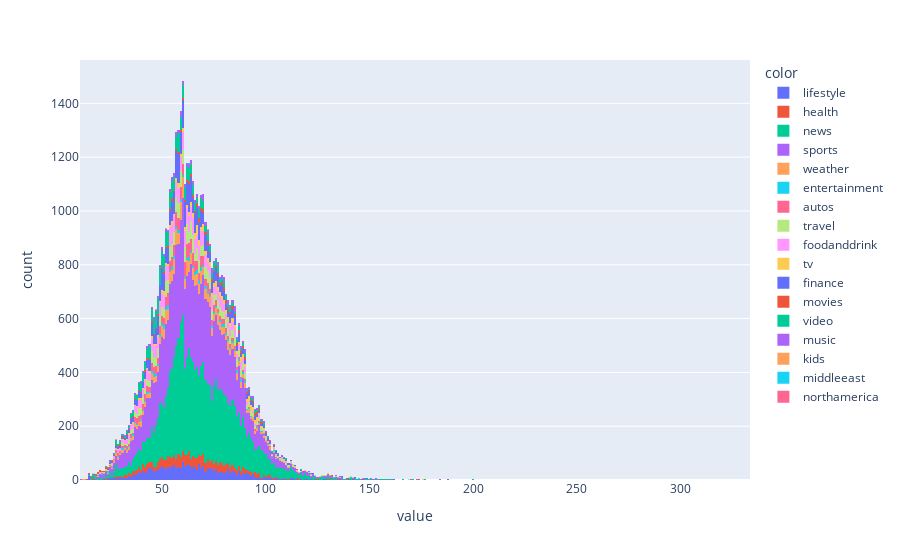

Here is the notebook cell this chart was saved with:
### Markdown cell above
### Title length distribution

### Code cell
title_length = list()
for i in news_data['Title']:
    title_length.append(len(i))
px.histogram(title_length, color=news_data['Category'])

### Figure 1 — Plotly figure (JSON) as saved in the notebook; plotly's stock layout.template omitted (floating-point values rounded to 4 significant figures; data arrays with more than 128 entries replaced by an {"elided": "..."} marker saying what was removed)
{"data": [{"alignmentgroup": "True", "bingroup": "x", "hovertemplate": "color=lifestyle<br>value=%{x}<br>count=%{y}<extra></extra>", "legendgroup": "lifestyle", "marker": {"color": "#636efa"}, "name": "lifestyle", "offsetgroup": "lifestyle", "orientation": "v", "showlegend": true, "type": "histogram", "x": {"elided": "2479 int values"}, "xaxis": "x", "yaxis": "y"}, {"alignmentgroup": "True", "bingroup": "x", "hovertemplate": "color=health<br>value=%{x}<br>count=%{y}<extra></extra>", "legendgroup": "health", "marker": {"color": "#EF553B"}, "name": "health", "offsetgroup": "health", "orientation": "v", "showlegend": true, "type": "histogram", "x": {"elided": "1885 int values"}, "xaxis": "x", "yaxis": "y"}, {"alignmentgroup": "True", "bingroup": "x", "hovertemplate": "color=news<br>value=%{x}<br>count=%{y}<extra></extra>", "legendgroup": "news", "marker": {"color": "#00cc96"}, "name": "news", "offsetgroup": "news", "orientation": "v", "showlegend": true, "type": "histogram", "x": {"elided": "15774 int values"}, "xaxis": "x", "yaxis": "y"}, {"alignmentgroup": "True", "bingroup": "x", "hovertemplate": "color=sports<br>value=%{x}<br>count=%{y}<extra></extra>", "legendgroup": "sports", "marker": {"color": "#ab63fa"}, "name": "sports", "offsetgroup": "sports", "orientation": "v", "showlegend": true, "type": "histogram", "x": {"elided": "14510 int values"}, "xaxis": "x", "yaxis": "y"}, {"alignmentgroup": "True", "bingroup": "x", "hovertemplate": "color=weather<br>value=%{x}<br>count=%{y}<extra></extra>", "legendgroup": "weather", "marker": {"color": "#FFA15A"}, "name": "weather", "offsetgroup": "weather", "orientation": "v", "showlegend": true, "type": "histogram", "x": {"elided": "2048 int values"}, "xaxis": "x", "yaxis": "y"}, {"alignmentgroup": "True", "bingroup": "x", "hovertemplate": "color=entertainment<br>value=%{x}<br>count=%{y}<extra></extra>", "legendgroup": "entertainment", "marker": {"color": "#19d3f3"}, "name": "entertainment", "offsetgroup": "entertainment", "orientation": "v", "showlegend": true, "type": "histogram", "x": {"elided": "587 int values"}, "xaxis": "x", "yaxis": "y"}, {"alignmentgroup": "True", "bingroup": "x", "hovertemplate": "color=autos<br>value=%{x}<br>count=%{y}<extra></extra>", "legendgroup": "autos", "marker": {"color": "#FF6692"}, "name": "autos", "offsetgroup": "autos", "orientation": "v", "showlegend": true, "type": "histogram", "x": {"elided": "1639 int values"}, "xaxis": "x", "yaxis": "y"}, {"alignmentgroup": "True", "bingroup": "x", "hovertemplate": "color=travel<br>value=%{x}<br>count=%{y}<extra></extra>", "legendgroup": "travel", "marker": {"color": "#B6E880"}, "name": "travel", "offsetgroup": "travel", "orientation": "v", "showlegend": true, "type": "histogram", "x": {"elided": "2350 int values"}, "xaxis": "x", "yaxis": "y"}, {"alignmentgroup": "True", "bingroup": "x", "hovertemplate": "color=foodanddrink<br>value=%{x}<br>count=%{y}<extra></extra>", "legendgroup": "foodanddrink", "marker": {"color": "#FF97FF"}, "name": "foodanddrink", "offsetgroup": "foodanddrink", "orientation": "v", "showlegend": true, "type": "histogram", "x": {"elided": "2551 int values"}, "xaxis": "x", "yaxis": "y"}, {"alignmentgroup": "True", "bingroup": "x", "hovertemplate": "color=tv<br>value=%{x}<br>count=%{y}<extra></extra>", "legendgroup": "tv", "marker": {"color": "#FECB52"}, "name": "tv", "offsetgroup": "tv", "orientation": "v", "showlegend": true, "type": "histogram", "x": {"elided": "889 int values"}, "xaxis": "x", "yaxis": "y"}, {"alignmentgroup": "True", "bingroup": "x", "hovertemplate": "color=finance<br>value=%{x}<br>count=%{y}<extra></extra>", "legendgroup": "finance", "marker": {"color": "#636efa"}, "name": "finance", "offsetgroup": "finance", "orientation": "v", "showlegend": true, "type": "histogram", "x": {"elided": "3107 int values"}, "xaxis": "x", "yaxis": "y"}, {"alignmentgroup": "True", "bingroup": "x", "hovertemplate": "color=movies<br>value=%{x}<br>count=%{y}<extra></extra>", "legendgroup": "movies", "marker": {"color": "#EF553B"}, "name": "movies", "offsetgroup": "movies", "orientation": "v", "showlegend": true, "type": "histogram", "x": {"elided": "606 int values"}, "xaxis": "x", "yaxis": "y"}, {"alignmentgroup": "True", "bingroup": "x", "hovertemplate": "color=video<br>value=%{x}<br>count=%{y}<extra></extra>", "legendgroup": "video", "marker": {"color": "#00cc96"}, "name": "video", "offsetgroup": "video", "orientation": "v", "showlegend": true, "type": "histogram", "x": {"elided": "2068 int values"}, "xaxis": "x", "yaxis": "y"}, {"alignmentgroup": "True", "bingroup": "x", "hovertemplate": "color=music<br>value=%{x}<br>count=%{y}<extra></extra>", "legendgroup": "music", "marker": {"color": "#ab63fa"}, "name": "music", "offsetgroup": "music", "orientation": "v", "showlegend": true, "type": "histogram", "x": {"elided": "769 int values"}, "xaxis": "x", "yaxis": "y"}, {"alignmentgroup": "True", "bingroup": "x", "hovertemplate": "color=kids<br>value=%{x}<br>count=%{y}<extra></extra>", "legendgroup": "kids", "marker": {"color": "#FFA15A"}, "name": "kids", "offsetgroup": "kids", "orientation": "v", "showlegend": true, "type": "histogram", "x": [47, 52, 28, 72, 64, 13, 30, 30, 57, 68, 70, 46, 38, 53, 33, 75, 17], "xaxis": "x", "yaxis": "y"}, {"alignmentgroup": "True", "bingroup": "x", "hovertemplate": "color=middleeast<br>value=%{x}<br>count=%{y}<extra></extra>", "legendgroup": "middleeast", "marker": {"color": "#19d3f3"}, "name": "middleeast", "offsetgroup": "middleeast", "orientation": "v", "showlegend": true, "type": "histogram", "x": [63, 49], "xaxis": "x", "yaxis": "y"}, {"alignmentgroup": "True", "bingroup": "x", "hovertemplate": "color=northamerica<br>value=%{x}<br>count=%{y}<extra></extra>", "legendgroup": "northamerica", "marker": {"color": "#FF6692"}, "name": "northamerica", "offsetgroup": "northamerica", "orientation": "v", "showlegend": true, "type": "histogram", "x": [73], "xaxis": "x", "yaxis": "y"}], "layout": {"barmode": "relative", "legend": {"title": {"text": "color"}, "tracegroupgap": 0}, "margin": {"t": 60}, "xaxis": {"anchor": "y", "domain": [0, 1], "title": {"text": "value"}}, "yaxis": {"anchor": "x", "domain": [0, 1], "title": {"text": "count"}}}}
